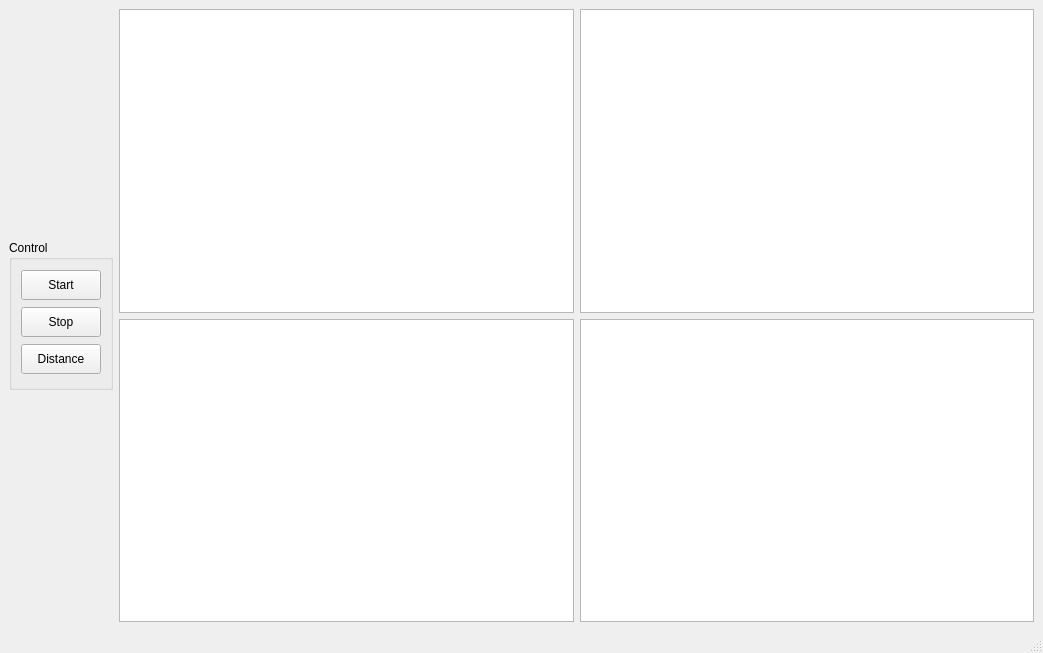
<?xml version="1.0" encoding="UTF-8"?>
<ui version="4.0">
 <class>MainWindow</class>
 <widget class="QMainWindow" name="MainWindow">
  <property name="geometry">
   <rect>
    <x>0</x>
    <y>0</y>
    <width>1043</width>
    <height>653</height>
   </rect>
  </property>
  <property name="windowTitle">
   <string>Slip Board</string>
  </property>
  <widget class="QWidget" name="centralwidget">
   <layout class="QGridLayout" name="gridLayout">
    <item row="0" column="0">
     <layout class="QVBoxLayout" name="verticalLayout_3">
      <item>
       <widget class="QGroupBox" name="groupBox">
        <property name="maximumSize">
         <size>
          <width>16777215</width>
          <height>150</height>
         </size>
        </property>
        <property name="title">
         <string>Control</string>
        </property>
        <layout class="QVBoxLayout" name="verticalLayout_4">
         <item>
          <widget class="QPushButton" name="btnStart">
           <property name="maximumSize">
            <size>
             <width>16777215</width>
             <height>30</height>
            </size>
           </property>
           <property name="text">
            <string>Start</string>
           </property>
          </widget>
         </item>
         <item>
          <widget class="QPushButton" name="btnStop">
           <property name="maximumSize">
            <size>
             <width>16777215</width>
             <height>30</height>
            </size>
           </property>
           <property name="text">
            <string>Stop</string>
           </property>
          </widget>
         </item>
         <item>
          <widget class="QPushButton" name="btnDistance">
           <property name="maximumSize">
            <size>
             <width>16777215</width>
             <height>30</height>
            </size>
           </property>
           <property name="text">
            <string>Distance</string>
           </property>
          </widget>
         </item>
        </layout>
       </widget>
      </item>
     </layout>
    </item>
    <item row="0" column="1">
     <layout class="QHBoxLayout" name="horizontalLayout">
      <item>
       <layout class="QVBoxLayout" name="verticalLayout">
        <item>
         <widget class="PlotWidget" name="pltOptic"/>
        </item>
        <item>
         <widget class="PlotWidget" name="pltEvents"/>
        </item>
       </layout>
      </item>
      <item>
       <layout class="QVBoxLayout" name="verticalLayout_2">
        <item>
         <widget class="PlotWidget" name="pltAccel"/>
        </item>
        <item>
         <widget class="PlotWidget" name="pltDistance"/>
        </item>
       </layout>
      </item>
     </layout>
    </item>
   </layout>
  </widget>
  <widget class="QMenuBar" name="menubar">
   <property name="geometry">
    <rect>
     <x>0</x>
     <y>0</y>
     <width>1043</width>
     <height>22</height>
    </rect>
   </property>
  </widget>
  <widget class="QStatusBar" name="statusbar"/>
 </widget>
 <customwidgets>
  <customwidget>
   <class>PlotWidget</class>
   <extends>QGraphicsView</extends>
   <header location="global">pyqtgraph</header>
  </customwidget>
 </customwidgets>
 <resources/>
 <connections/>
</ui>
